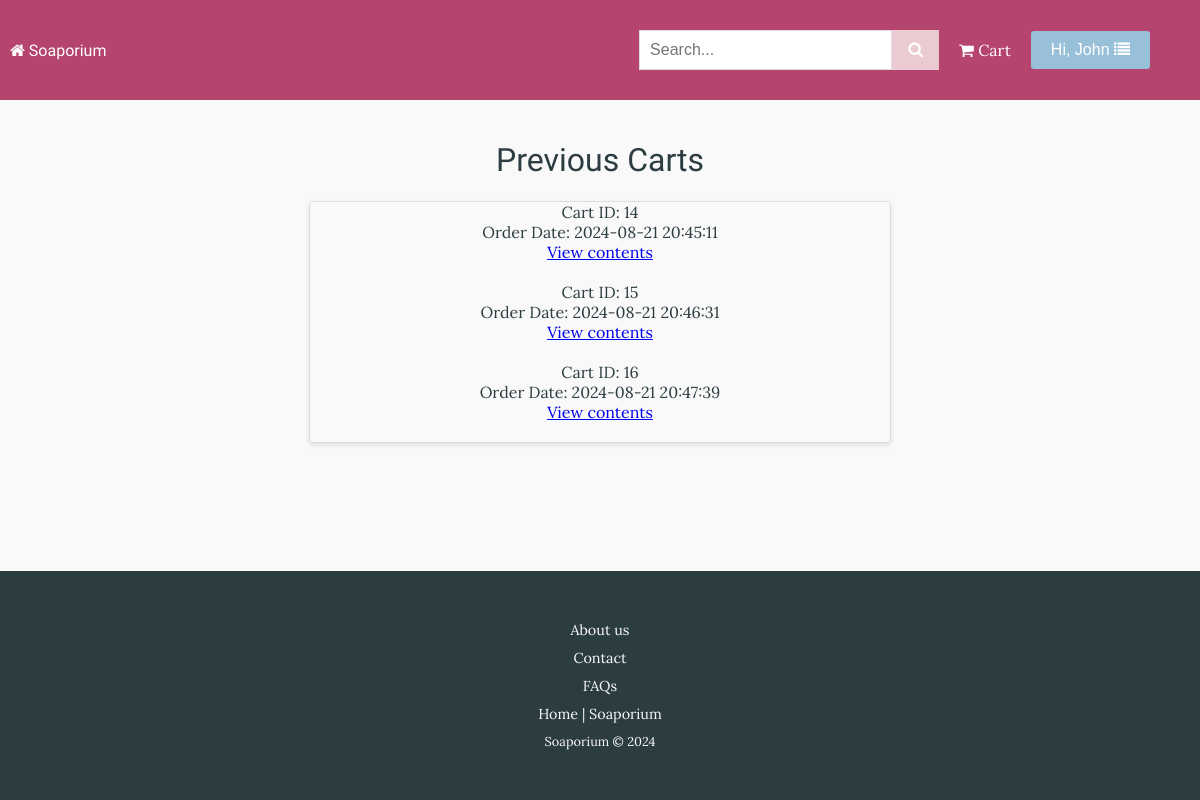
The page /previous_carts (signed in) on the database as committed earlier.
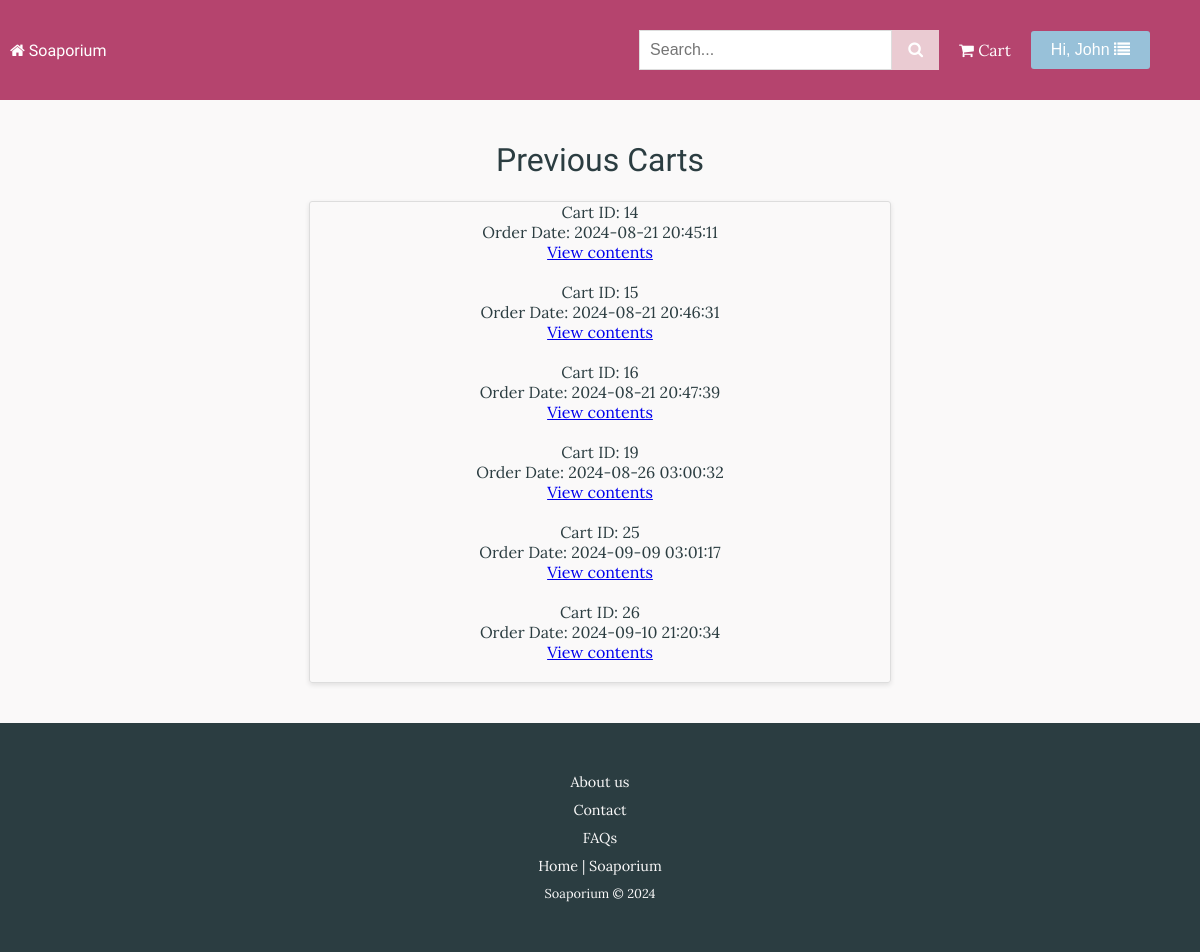
The same page on the database as committed later.
### tables this page shows
CREATE TABLE Cart (cartid INTEGER PRIMARY KEY AUTOINCREMENT, userid INTEGER REFERENCES User (userid), order_date DATETIME, status TEXT);

### routes.py (the view)
@app.route("/previous_carts")
def previous_carts():
    userid = session.get("userid")
    if not userid:
        flash("Please log in to view your previous carts")
        return redirect(url_for("login"))
    sql = "SELECT * FROM Cart WHERE userid = ? AND status = 'completed'"
    completed_carts = execute_query(sql, (userid,), False, True, False)
    return render_template("previous_carts.html",
                           completed_carts=completed_carts)

### routes.py (called while the page is built)
def execute_query(sql, params=(), fetchone=False,
                  fetchall=False, commit=False):
    connection = sqlite3.connect("Soap.db")
    cursor = connection.cursor()
    result = None
    try:
        cursor.execute(sql, params)
        if commit:
            connection.commit()
        if fetchone:
            result = cursor.fetchone()
        elif fetchall:
            result = cursor.fetchall()
    except sqlite3.Error as e:
        app.logger.error(f"Database error: {e}")
        raise
    finally:
        connection.close()
    return result

@app.context_processor
def inject_user_firstname():
    user_firstname = None
    userid = session.get("userid")
    if userid:
        sql = "SELECT fname FROM User WHERE userid = ?"
        user = execute_query(sql, (userid,), True, False, False)
        if user:
            user_firstname = user[0]
    return dict(user_firstname=user_firstname)

### templates/previous_carts.html (shortened to what this page needs)
{% extends "layout.html" %}
{% block content %}
<h1>Previous Carts</h1>
<div class="content-wrapper">
    {% if completed_carts and completed_carts|length > 0 %}
    <div class="previous-carts-list">
        <ul>
            {% for cart in completed_carts %}
            <li>
                Cart ID: {{ cart[0] }}
                <br>
                Order Date: {{ cart[2] }}
                <br>
                <a href="{{ url_for('view_previous_order', cartid=cart[0]) }}">View contents</a>
                <br>
                <br>
            </li>
            {% endfor %}
        </ul>
    </div>
    {% else %}
    <p>No previous carts found.</p>
    {% endif %}
</div>
{% endblock %}

Rows that differ between the two databases and show on the page:
now on this page (row edited): Cart: cartid "19", order_date "2024-08-26 03:00:32"
added Cart: cartid "25", order_date "2024-09-09 03:01:17"
added Cart: cartid "26", order_date "2024-09-10 21:20:34"
